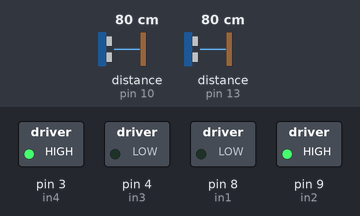
Bench run of a sketch on a simulated Arduino Uno, built with avr-gcc and run on an emulated ATmega328P. Shown: switched loads named in the sketch (green lamp = pin HIGH). Wiring (inferred from the names in the program): 2 × ultrasonic range finder: trigger pin 11, echo pin 10 / trigger pin 12, echo pin 13. Dashed ring = blinking. The test bench sets the inputs (shaded band); at power-on: distance to the obstacle (sensors on pin 10, pin 13) 80 cm. The echo pulse lasts 58.3 µs per cm; pins used as bus, display or sensor lines are not drawn.

Above: at 1.2 s.
1.3 s: distance to the obstacle (sensor on pin 10) set to 32 cm
2.8 s: distance to the obstacle (sensor on pin 10) set to 27 cm
At 2.88 s:
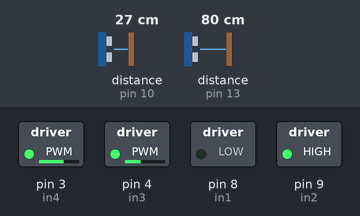
5.8 s: distance to the obstacle (sensor on pin 13) set to 250 cm
8.8 s: distance to the obstacle (sensor on pin 13) set to 131 cm
At 9.3 s:
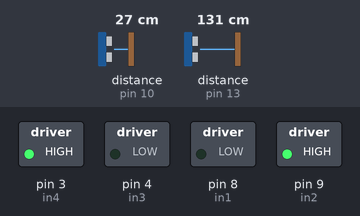
11.8 s: distance to the obstacle (sensor on pin 13) set to 124 cm
13.3 s: distance to the obstacle (sensor on pin 10) set to 2 cm
Timing chart, 0 to 17.3 s (numbered marks = the images above; inputs shaded):
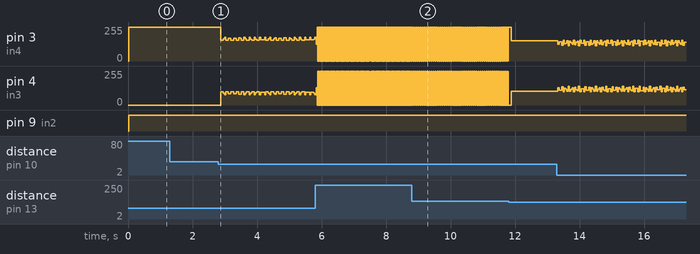

Measured:
- the behaviour switches between 31 and 30 cm on distance to the obstacle (sensor on pin 10) (found by bisection; images 0 and 1)
- after the input at 1.3 s, every drawn part: stays the same
- after the input at 8.8 s, pin 3 (in4), pin 4 (in3): alternates 255/255 for 0.01 s and 0/255 for 0.01 s, starting after 0.07 s
- by itself, pin 3 (in4): repeats every 0.03 s: 255/255 0.01 s, 0/255 0.02 s
- by itself, pin 4 (in3): repeats every 0.03 s: 0/255 0.01 s, 255/255 0.02 s

The sketch:

Obstacle_Avoider_Robot.ino
```cpp
//for right sensor
const int right_trigPin = 11;
const int right_echoPin = 10;

//for left sensor
const int left_trigPin = 12;
const int left_echoPin = 13;

const int in1 = 8;
const int in2 = 9;
const int in3 = 4;
const int in4 = 3;

void setup()
{
 //FOR RIGHT
pinMode(right_trigPin, OUTPUT);
pinMode(right_echoPin, INPUT);

//FOR LEFT
pinMode(left_trigPin, OUTPUT);
pinMode(left_echoPin, INPUT);
pinMode (in1, OUTPUT);
pinMode (in2, OUTPUT);
pinMode (in3, OUTPUT);
pinMode (in4, OUTPUT);
}
long duration, distance, distance1, distance2;
void loop()
{
digitalWrite(right_trigPin, LOW);
delayMicroseconds(3);
digitalWrite(right_trigPin, HIGH);
delayMicroseconds(8);
digitalWrite(right_trigPin, LOW);
duration = pulseIn(right_echoPin, HIGH);
distance1 = duration/58.2;
digitalWrite(left_trigPin, LOW);
delayMicroseconds(3);
digitalWrite(left_trigPin, HIGH);
delayMicroseconds(8 );
digitalWrite(left_trigPin, LOW);
duration = pulseIn(left_echoPin, HIGH);
distance2 = duration/58.2;
if(distance1<30 && distance2<30)
{
digitalWrite(in1, LOW);
digitalWrite(in2, LOW);
digitalWrite(in3, LOW);
digitalWrite(in4, LOW);
}
else
{
  //FOR right
digitalWrite(right_trigPin, LOW);
delayMicroseconds(3);
digitalWrite(right_trigPin, HIGH);
delayMicroseconds(8);
digitalWrite(right_trigPin, LOW);
duration = pulseIn(right_echoPin, HIGH);
distance = duration/58.2;
if(distance<30)
{
digitalWrite(in1, LOW);
digitalWrite(in2, HIGH);
digitalWrite(in3, HIGH);
digitalWrite(in4, LOW);
}
else
{
digitalWrite(in1, LOW);
digitalWrite(in2, HIGH);
digitalWrite(in3, LOW);
digitalWrite(in4, HIGH);
}
// for left
digitalWrite(left_trigPin, LOW);
delayMicroseconds(3);
digitalWrite(left_trigPin, HIGH);
delayMicroseconds(8 );
digitalWrite(left_trigPin, LOW);
duration = pulseIn(left_echoPin, HIGH);
distance = duration/58.2;
if(distance<30)
{
digitalWrite(in1, HIGH);
digitalWrite(in2, LOW);
digitalWrite(in3, LOW);
digitalWrite(in4, HIGH);
}
else
{
digitalWrite(in1, LOW);
digitalWrite(in2, HIGH);
digitalWrite(in3, LOW);
digitalWrite(in4, HIGH);
}
}
}
```
